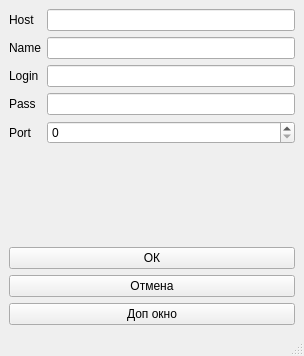
<?xml version="1.0" encoding="UTF-8"?>
<ui version="4.0">
 <class>MainWindow</class>
 <widget class="QMainWindow" name="MainWindow">
  <property name="windowModality">
   <enum>Qt::NonModal</enum>
  </property>
  <property name="geometry">
   <rect>
    <x>0</x>
    <y>0</y>
    <width>304</width>
    <height>356</height>
   </rect>
  </property>
  <property name="sizePolicy">
   <sizepolicy hsizetype="Fixed" vsizetype="Fixed">
    <horstretch>0</horstretch>
    <verstretch>0</verstretch>
   </sizepolicy>
  </property>
  <property name="windowTitle">
   <string>DataBase</string>
  </property>
  <property name="layoutDirection">
   <enum>Qt::LeftToRight</enum>
  </property>
  <property name="autoFillBackground">
   <bool>true</bool>
  </property>
  <widget class="QWidget" name="centralwidget">
   <layout class="QVBoxLayout" name="verticalLayout_3">
    <item>
     <layout class="QVBoxLayout" name="verticalLayout_2">
      <property name="sizeConstraint">
       <enum>QLayout::SetFixedSize</enum>
      </property>
      <item>
       <layout class="QFormLayout" name="formLayout">
        <item row="0" column="0">
         <widget class="QLabel" name="lb_host">
          <property name="text">
           <string>Host</string>
          </property>
         </widget>
        </item>
        <item row="2" column="0">
         <widget class="QLabel" name="lb_log">
          <property name="text">
           <string>Login</string>
          </property>
         </widget>
        </item>
        <item row="3" column="0">
         <widget class="QLabel" name="lb_pass">
          <property name="text">
           <string>Pass</string>
          </property>
         </widget>
        </item>
        <item row="1" column="0">
         <widget class="QLabel" name="lb_name">
          <property name="text">
           <string>Name</string>
          </property>
         </widget>
        </item>
        <item row="4" column="1">
         <widget class="QSpinBox" name="sb_port"/>
        </item>
        <item row="3" column="1">
         <widget class="QLineEdit" name="le_pass"/>
        </item>
        <item row="2" column="1">
         <widget class="QLineEdit" name="le_log"/>
        </item>
        <item row="1" column="1">
         <widget class="QLineEdit" name="le_name"/>
        </item>
        <item row="0" column="1">
         <widget class="QLineEdit" name="le_host"/>
        </item>
        <item row="4" column="0">
         <widget class="QLabel" name="lb_poirt">
          <property name="text">
           <string>Port</string>
          </property>
         </widget>
        </item>
       </layout>
      </item>
      <item>
       <layout class="QVBoxLayout" name="verticalLayout">
        <property name="sizeConstraint">
         <enum>QLayout::SetFixedSize</enum>
        </property>
        <item>
         <widget class="QPushButton" name="pb_ok">
          <property name="text">
           <string>ОК</string>
          </property>
         </widget>
        </item>
        <item>
         <widget class="QPushButton" name="pb_cansel">
          <property name="text">
           <string>Отмена</string>
          </property>
         </widget>
        </item>
        <item>
         <widget class="QPushButton" name="pb_addwindow">
          <property name="text">
           <string>Доп окно</string>
          </property>
         </widget>
        </item>
       </layout>
      </item>
     </layout>
    </item>
   </layout>
  </widget>
  <widget class="QMenuBar" name="menubar">
   <property name="geometry">
    <rect>
     <x>0</x>
     <y>0</y>
     <width>304</width>
     <height>26</height>
    </rect>
   </property>
  </widget>
  <widget class="QStatusBar" name="statusbar"/>
 </widget>
 <resources/>
 <connections/>
</ui>
